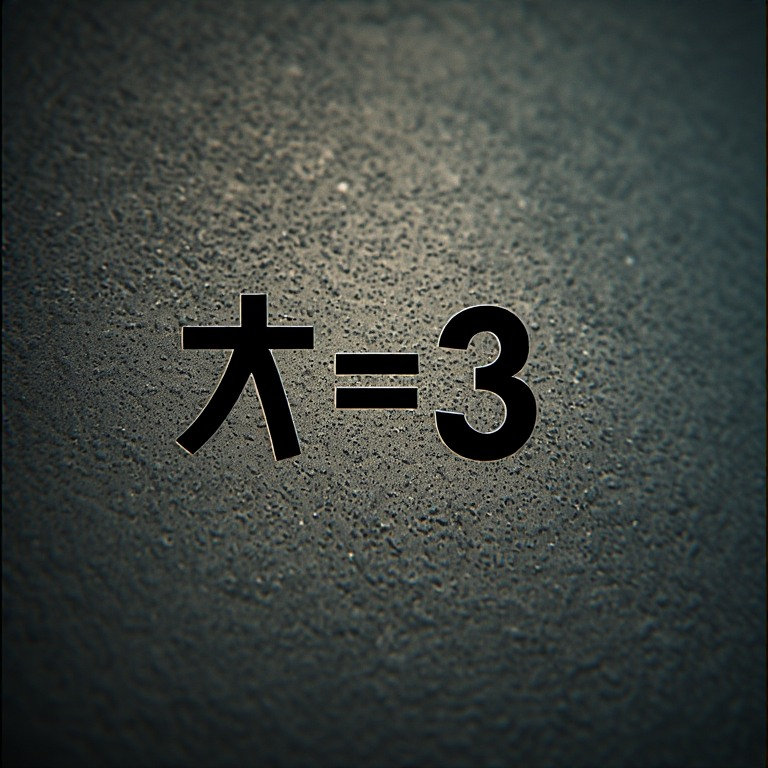
#> input picture pi.jpg, 768 x 768 px
$ python 'vertical and horizontal edge detection.py'
#> lines starting #> are read from the running program, lines starting #| are printed output that depends on the picture; after the words box and inside, x2 and y2 are one past the last pixel; in counts of white or black regions, pixels touching at a corner belong together
# process flow
# image -> gray -> binary -> row wise and column wise gradient -> find vertical edge,horizontal edge -> sum


import numpy as np
import cv2
import matplotlib.pyplot as plt


def binary(img,threshold):
    binary=np.zeros((img.shape[0],img.shape[1]))
    for i in range(img.shape[0]):
        for j in range(img.shape[1]):
            if img[i,j] < threshold:
                binary[i,j]=255
            else:
                binary[i,j]=0
    return binary

def vertical_edge_detection(binary):
    vertical=np.zeros_like(binary)
    for i in range(binary.shape[0]):
        for j in range(binary.shape[1]-1):
            if binary[i,j] != binary[i,j+1]:
                vertical[i,j+1]=True
            else:
                vertical[i,j+1]=False
    return vertical

def horizontal_edge_detection(binary):
    horizontal=np.zeros_like(binary)
    for i in range(binary.shape[1]-1):
        for j in range(binary.shape[0]):
            if binary[i,j] != binary[i+1,j]:
                horizontal[i+1,j]=True
            else:
                horizontal[j,i+1]=False
    return horizontal

def additon(im1,im2):
    new=(im1*255+im2*255).astype(np.uint8)
    return new
image=cv2.imread('pi.jpg')
#> image is the input picture: shape (768, 768, 3); mean B, G, R 63, 67, 61.5
gray=cv2.cvtColor(image,cv2.COLOR_BGR2GRAY)
gray=cv2.equalizeHist(gray)
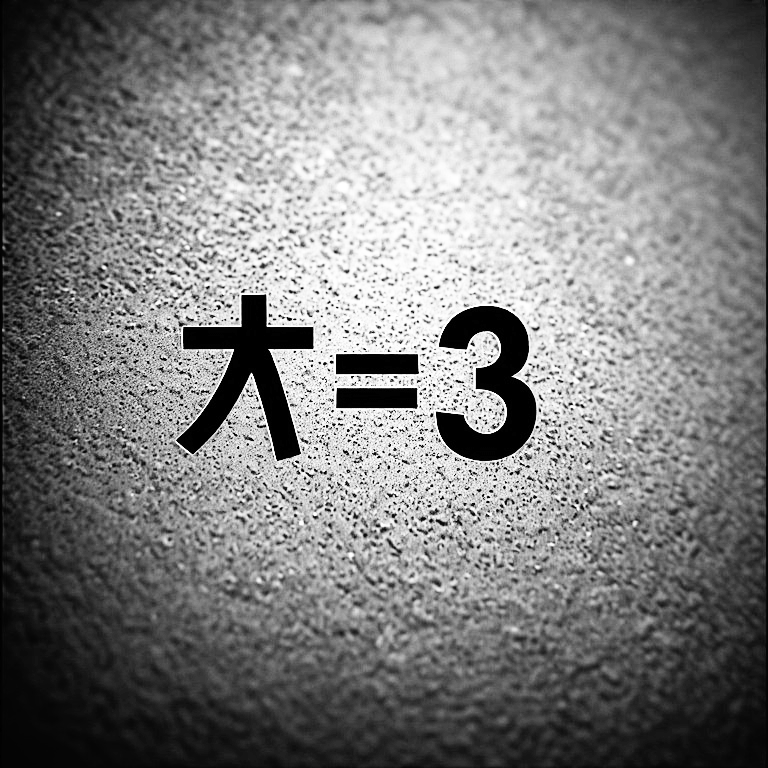
#> gray: shape (768, 768); min 0, max 255, mean 125.9
pixels,counts=np.unique(gray,return_counts=True)
#> pixels = 127 values from 0 to 255; counts = 127 values, max 12762 at index 0, min 1146 at index 126, mean 4644.3
# plt.bar(pixels,counts)
# plt.show()
binary=binary(gray,6)
#> after the loop in binary, `for i in range(img.shape[0]):`:
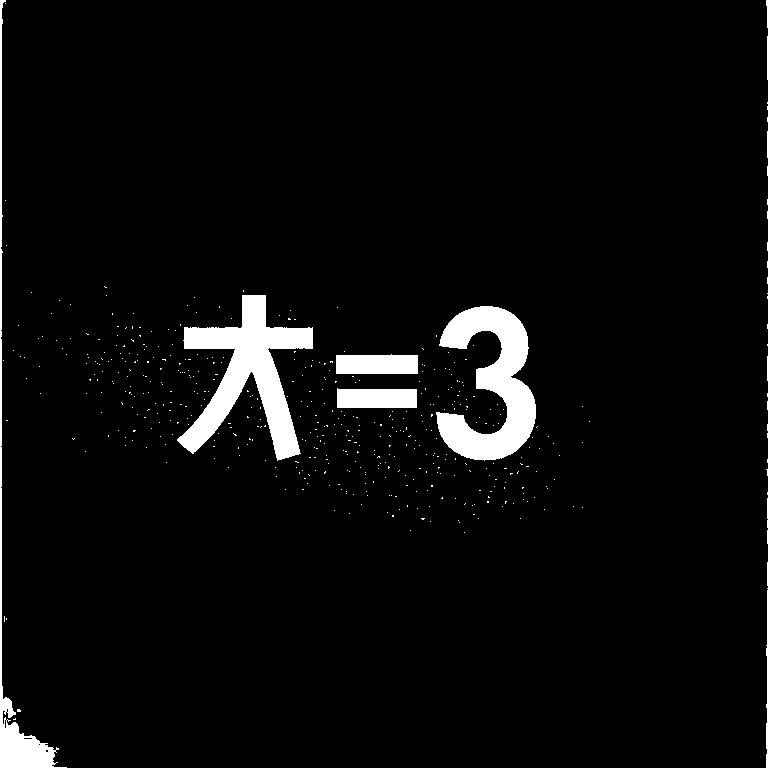
#> binary: shape (768, 768) float64; 4.1% white; 495 white regions (483 under 20 px), largest, box (x1, y1, x2, y2) and area: (177, 295, 313, 461) 8695, (436, 306, 536, 461) 7837, (0, 0, 67, 768) 3526
dilat=cv2.dilate(binary,(7,7),iterations=2)
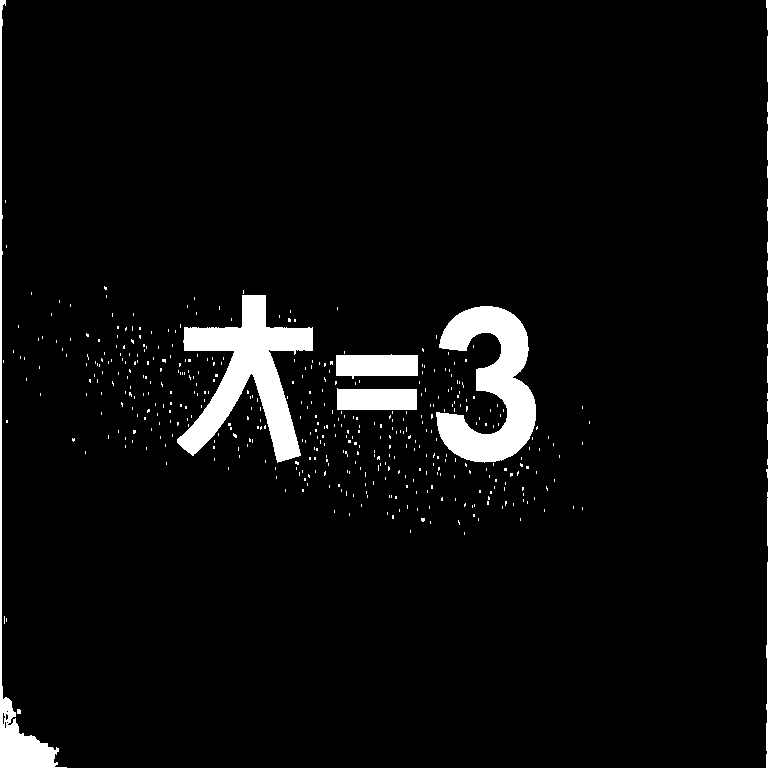
#> dilat: shape (768, 768) float64; 4.6% white; 469 white regions (458 under 20 px), largest, box (x1, y1, x2, y2) and area: (177, 295, 313, 463) 9142, (436, 306, 536, 463) 8260, (0, 0, 67, 768) 3642
binary_clear=cv2.erode(dilat,(7,7),iterations=2)
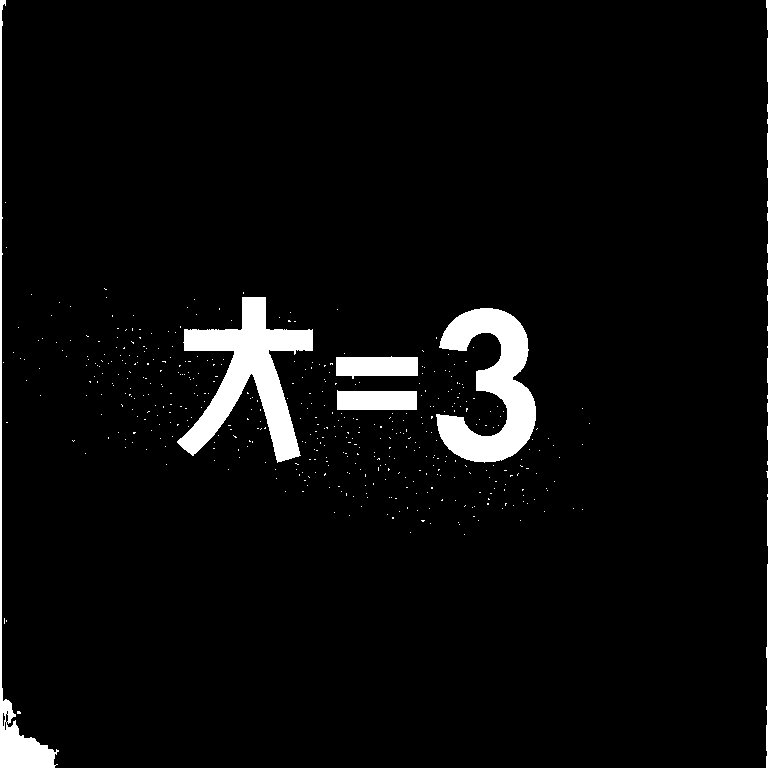
#> binary_clear: shape (768, 768) float64; 4.1% white; 480 white regions (469 under 20 px), largest, box (x1, y1, x2, y2) and area: (177, 297, 313, 463) 8704, (436, 308, 536, 463) 7842, (0, 0, 59, 768) 3472
vertical_edge=vertical_edge_detection(binary_clear)
#> after the loop in vertical_edge_detection, `for i in range(binary.shape[0]):`:
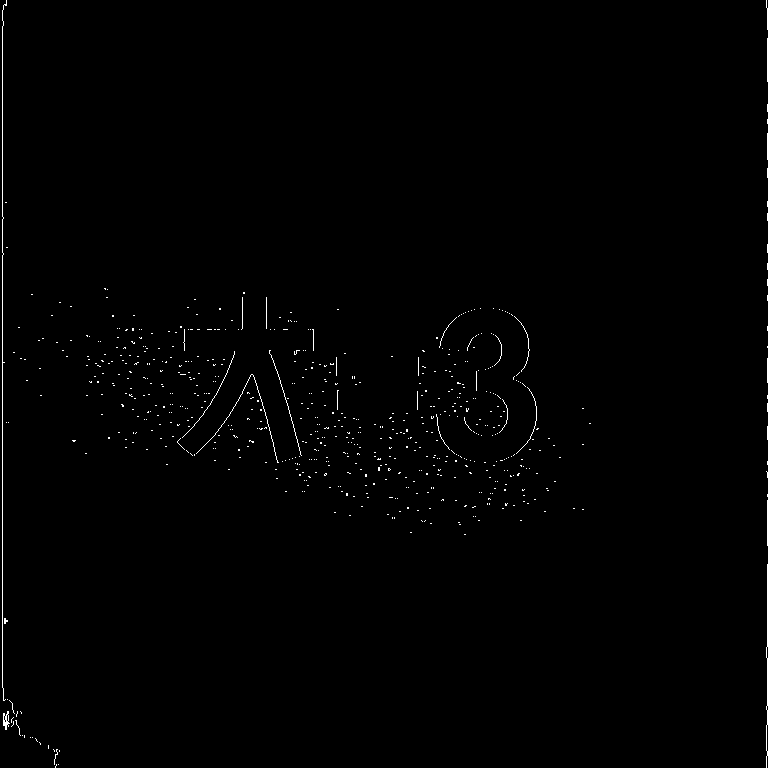
#> vertical: shape (768, 768) float64; values 0 (black) and 1 (white), 0.6% white in thin lines or dots
horizontal_edge=horizontal_edge_detection(binary_clear)
#> after the loop in horizontal_edge_detection, `for i in range(binary.shape[1]-1):`:
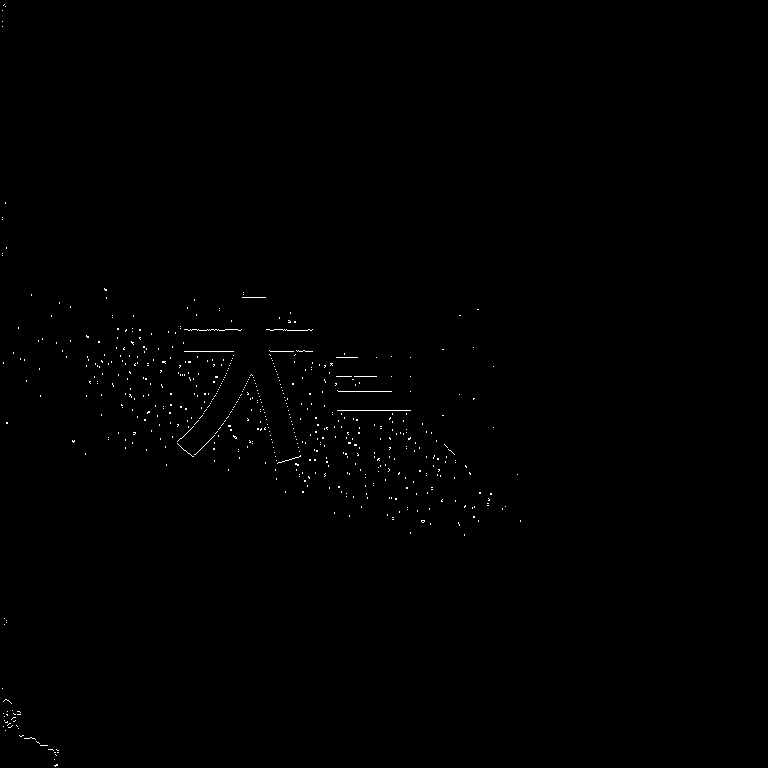
#> horizontal: shape (768, 768) float64; values 0 (black) and 1 (white), 0.3% white in thin lines or dots, all inside (x1, y1, x2, y2) = (2, 4, 521, 767)
cv2.imshow("binary",binary_clear)
cv2.imshow("horizontal",horizontal_edge)
cv2.imshow("vertical",vertical_edge)
sum=additon(vertical_edge,horizontal_edge)
# sum=sum.astype(np.uint8)
cv2.imshow("sum",sum)
cv2.waitKey(0)
cv2.destroyAllWindows()
